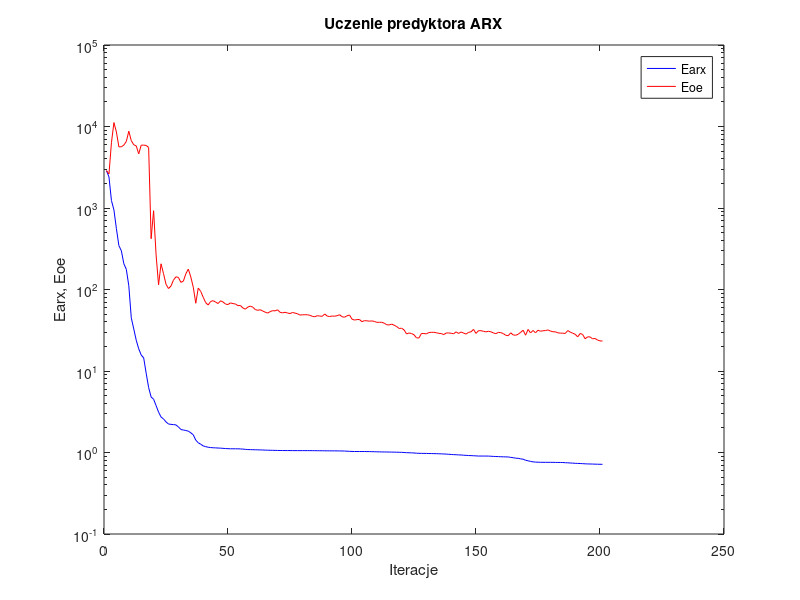
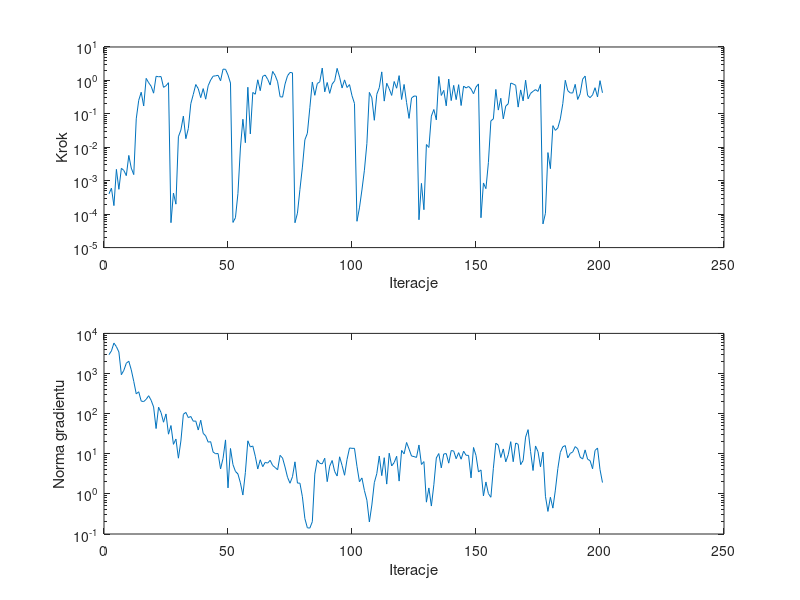

Here is the MATLAB script that generated these plots, in order:
%uczenie predyktora arx
clear all;
n=0; farx(n+1)=2.867168e+003; foe(n+1)=2.880601e+003; wspucz(n+1)=0.000000e+000; ng(n+1)=0.000000e+000;
%odnowa zmiennej metryki
n=1; farx(n+1)=2.409037e+003; foe(n+1)=2.614592e+003; krok(n+1)=4.050306e-004; ng(n+1)=2.950947e+003;
n=2; farx(n+1)=1.234142e+003; foe(n+1)=6.324578e+003; krok(n+1)=5.985093e-004; ng(n+1)=3.668685e+003;
n=3; farx(n+1)=9.481853e+002; foe(n+1)=1.117970e+004; krok(n+1)=1.802468e-004; ng(n+1)=5.740530e+003;
n=4; farx(n+1)=5.579463e+002; foe(n+1)=8.577008e+003; krok(n+1)=2.186130e-003; ng(n+1)=4.666005e+003;
n=5; farx(n+1)=3.453845e+002; foe(n+1)=5.623274e+003; krok(n+1)=5.534736e-004; ng(n+1)=3.435014e+003;
n=6; farx(n+1)=2.985006e+002; foe(n+1)=5.641937e+003; krok(n+1)=2.354171e-003; ng(n+1)=9.338887e+002;
n=7; farx(n+1)=2.071440e+002; foe(n+1)=5.917854e+003; krok(n+1)=2.027773e-003; ng(n+1)=1.201852e+003;
n=8; farx(n+1)=1.768765e+002; foe(n+1)=6.551214e+003; krok(n+1)=1.420511e-003; ng(n+1)=1.808584e+003;
n=9; farx(n+1)=1.112237e+002; foe(n+1)=8.761295e+003; krok(n+1)=5.711090e-003; ng(n+1)=2.023983e+003;
n=10; farx(n+1)=4.490548e+001; foe(n+1)=6.706038e+003; krok(n+1)=2.380740e-003; ng(n+1)=1.231523e+003;
n=11; farx(n+1)=3.281080e+001; foe(n+1)=5.967985e+003; krok(n+1)=1.524981e-003; ng(n+1)=6.358813e+002;
n=12; farx(n+1)=2.385794e+001; foe(n+1)=5.776310e+003; krok(n+1)=7.084462e-002; ng(n+1)=3.110831e+002;
n=13; farx(n+1)=1.871124e+001; foe(n+1)=4.616778e+003; krok(n+1)=2.542859e-001; ng(n+1)=3.508049e+002;
n=14; farx(n+1)=1.572785e+001; foe(n+1)=5.903480e+003; krok(n+1)=4.429363e-001; ng(n+1)=2.054136e+002;
n=15; farx(n+1)=1.446920e+001; foe(n+1)=5.905925e+003; krok(n+1)=1.717868e-001; ng(n+1)=1.996972e+002;
n=16; farx(n+1)=9.400771e+000; foe(n+1)=5.858343e+003; krok(n+1)=1.151610e+000; ng(n+1)=2.274063e+002;
n=17; farx(n+1)=6.254954e+000; foe(n+1)=5.525684e+003; krok(n+1)=8.551844e-001; ng(n+1)=2.796827e+002;
n=18; farx(n+1)=4.799273e+000; foe(n+1)=4.200844e+002; krok(n+1)=6.710813e-001; ng(n+1)=2.154808e+002;
n=19; farx(n+1)=4.503679e+000; foe(n+1)=9.265570e+002; krok(n+1)=4.158012e-001; ng(n+1)=1.469600e+002;
n=20; farx(n+1)=3.763944e+000; foe(n+1)=2.659057e+002; krok(n+1)=1.328755e+000; ng(n+1)=4.246939e+001;
n=21; farx(n+1)=3.127923e+000; foe(n+1)=1.141489e+002; krok(n+1)=1.287153e+000; ng(n+1)=1.448009e+002;
n=22; farx(n+1)=2.728235e+000; foe(n+1)=2.067591e+002; krok(n+1)=1.304490e+000; ng(n+1)=1.060555e+002;
n=23; farx(n+1)=2.578673e+000; foe(n+1)=1.565975e+002; krok(n+1)=6.212565e-001; ng(n+1)=6.111336e+001;
n=24; farx(n+1)=2.375944e+000; foe(n+1)=1.159607e+002; krok(n+1)=6.930078e-001; ng(n+1)=9.831573e+001;
n=25; farx(n+1)=2.236592e+000; foe(n+1)=1.027644e+002; krok(n+1)=8.536620e-001; ng(n+1)=3.073899e+001;
%odnowa zmiennej metryki
n=26; farx(n+1)=2.215443e+000; foe(n+1)=1.102794e+002; krok(n+1)=5.560902e-005; ng(n+1)=5.054737e+001;
n=27; farx(n+1)=2.198798e+000; foe(n+1)=1.301179e+002; krok(n+1)=4.283785e-004; ng(n+1)=1.716866e+001;
n=28; farx(n+1)=2.183224e+000; foe(n+1)=1.432029e+002; krok(n+1)=1.992091e-004; ng(n+1)=2.325697e+001;
n=29; farx(n+1)=2.061294e+000; foe(n+1)=1.407283e+002; krok(n+1)=2.067140e-002; ng(n+1)=7.750786e+000;
n=30; farx(n+1)=1.915065e+000; foe(n+1)=1.223904e+002; krok(n+1)=3.277333e-002; ng(n+1)=2.079957e+001;
n=31; farx(n+1)=1.887552e+000; foe(n+1)=1.266686e+002; krok(n+1)=8.569436e-002; ng(n+1)=9.622424e+001;
n=32; farx(n+1)=1.862841e+000; foe(n+1)=1.560877e+002; krok(n+1)=1.809047e-002; ng(n+1)=1.075104e+002;
n=33; farx(n+1)=1.827575e+000; foe(n+1)=1.780290e+002; krok(n+1)=3.633140e-002; ng(n+1)=7.957720e+001;
n=34; farx(n+1)=1.745048e+000; foe(n+1)=1.425512e+002; krok(n+1)=2.013997e-001; ng(n+1)=8.499689e+001;
n=35; farx(n+1)=1.646023e+000; foe(n+1)=1.066151e+002; krok(n+1)=3.805404e-001; ng(n+1)=6.467317e+001;
n=36; farx(n+1)=1.419939e+000; foe(n+1)=6.785504e+001; krok(n+1)=7.536472e-001; ng(n+1)=6.553707e+001;
n=37; farx(n+1)=1.317278e+000; foe(n+1)=1.040530e+002; krok(n+1)=5.683253e-001; ng(n+1)=3.907784e+001;
n=38; farx(n+1)=1.263316e+000; foe(n+1)=9.487648e+001; krok(n+1)=3.053565e-001; ng(n+1)=6.861207e+001;
n=39; farx(n+1)=1.205478e+000; foe(n+1)=8.035697e+001; krok(n+1)=5.692710e-001; ng(n+1)=3.227467e+001;
n=40; farx(n+1)=1.179835e+000; foe(n+1)=6.891625e+001; krok(n+1)=2.745822e-001; ng(n+1)=2.788293e+001;
n=41; farx(n+1)=1.160403e+000; foe(n+1)=6.461405e+001; krok(n+1)=6.930078e-001; ng(n+1)=1.947362e+001;
n=42; farx(n+1)=1.149948e+000; foe(n+1)=7.134588e+001; krok(n+1)=1.024434e+000; ng(n+1)=2.003186e+001;
n=43; farx(n+1)=1.143249e+000; foe(n+1)=7.292070e+001; krok(n+1)=1.336184e+000; ng(n+1)=1.103827e+001;
n=44; farx(n+1)=1.139688e+000; foe(n+1)=7.011313e+001; krok(n+1)=1.374295e+000; ng(n+1)=1.001098e+001;
n=45; farx(n+1)=1.135005e+000; foe(n+1)=6.731961e+001; krok(n+1)=1.420334e+000; ng(n+1)=1.014691e+001;
n=46; farx(n+1)=1.131099e+000; foe(n+1)=7.270529e+001; krok(n+1)=9.769152e-001; ng(n+1)=4.189558e+000;
n=47; farx(n+1)=1.124819e+000; foe(n+1)=7.030134e+001; krok(n+1)=2.171761e+000; ng(n+1)=7.673957e+000;
n=48; farx(n+1)=1.117937e+000; foe(n+1)=6.627478e+001; krok(n+1)=2.150960e+000; ng(n+1)=2.215265e+001;
n=49; farx(n+1)=1.114100e+000; foe(n+1)=6.538580e+001; krok(n+1)=1.447720e+000; ng(n+1)=1.410380e+000;
n=50; farx(n+1)=1.110929e+000; foe(n+1)=6.850130e+001; krok(n+1)=8.343808e-001; ng(n+1)=1.354215e+001;
%odnowa zmiennej metryki
n=51; farx(n+1)=1.110607e+000; foe(n+1)=6.714778e+001; krok(n+1)=5.658127e-005; ng(n+1)=5.367272e+000;
n=52; farx(n+1)=1.110492e+000; foe(n+1)=6.640995e+001; krok(n+1)=7.818173e-005; ng(n+1)=3.635777e+000;
n=53; farx(n+1)=1.109952e+000; foe(n+1)=6.334398e+001; krok(n+1)=4.108016e-004; ng(n+1)=3.141378e+000;
n=54; farx(n+1)=1.106642e+000; foe(n+1)=6.368691e+001; krok(n+1)=9.513276e-003; ng(n+1)=1.883622e+000;
n=55; farx(n+1)=1.101224e+000; foe(n+1)=5.932989e+001; krok(n+1)=6.900644e-002; ng(n+1)=9.361411e-001;
n=56; farx(n+1)=1.093131e+000; foe(n+1)=5.735796e+001; krok(n+1)=1.370811e-002; ng(n+1)=3.407434e+000;
n=57; farx(n+1)=1.086424e+000; foe(n+1)=6.089870e+001; krok(n+1)=6.252753e-001; ng(n+1)=2.103177e+001;
n=58; farx(n+1)=1.085104e+000; foe(n+1)=6.252551e+001; krok(n+1)=2.515521e-002; ng(n+1)=1.474732e+001;
n=59; farx(n+1)=1.082489e+000; foe(n+1)=6.072955e+001; krok(n+1)=4.366686e-001; ng(n+1)=1.563138e+001;
n=60; farx(n+1)=1.080594e+000; foe(n+1)=5.676663e+001; krok(n+1)=3.862514e-001; ng(n+1)=8.676274e+000;
n=61; farx(n+1)=1.077711e+000; foe(n+1)=5.554679e+001; krok(n+1)=1.044632e+000; ng(n+1)=4.174579e+000;
n=62; farx(n+1)=1.076129e+000; foe(n+1)=5.647683e+001; krok(n+1)=4.936156e-001; ng(n+1)=7.080546e+000;
n=63; farx(n+1)=1.073687e+000; foe(n+1)=5.443192e+001; krok(n+1)=1.322970e+000; ng(n+1)=4.770091e+000;
n=64; farx(n+1)=1.069220e+000; foe(n+1)=5.272850e+001; krok(n+1)=1.447720e+000; ng(n+1)=6.104634e+000;
n=65; farx(n+1)=1.067718e+000; foe(n+1)=5.133625e+001; krok(n+1)=1.078288e+000; ng(n+1)=5.855088e+000;
n=66; farx(n+1)=1.065038e+000; foe(n+1)=5.352278e+001; krok(n+1)=7.273018e-001; ng(n+1)=6.857953e+000;
n=67; farx(n+1)=1.063302e+000; foe(n+1)=5.503443e+001; krok(n+1)=1.856466e+000; ng(n+1)=5.113006e+000;
n=68; farx(n+1)=1.061547e+000; foe(n+1)=5.465677e+001; krok(n+1)=1.420334e+000; ng(n+1)=4.554145e+000;
n=69; farx(n+1)=1.059695e+000; foe(n+1)=5.633879e+001; krok(n+1)=9.145602e-001; ng(n+1)=3.992675e+000;
n=70; farx(n+1)=1.058428e+000; foe(n+1)=5.247704e+001; krok(n+1)=3.261226e-001; ng(n+1)=9.125838e+000;
n=71; farx(n+1)=1.057461e+000; foe(n+1)=5.171897e+001; krok(n+1)=3.167854e-001; ng(n+1)=7.825454e+000;
n=72; farx(n+1)=1.056978e+000; foe(n+1)=5.253747e+001; krok(n+1)=7.807902e-001; ng(n+1)=4.661812e+000;
n=73; farx(n+1)=1.056723e+000; foe(n+1)=5.152918e+001; krok(n+1)=1.377726e+000; ng(n+1)=2.594403e+000;
n=74; farx(n+1)=1.056351e+000; foe(n+1)=5.066204e+001; krok(n+1)=1.731795e+000; ng(n+1)=1.841503e+000;
n=75; farx(n+1)=1.055111e+000; foe(n+1)=5.221623e+001; krok(n+1)=1.685303e+000; ng(n+1)=2.681228e+000;
%odnowa zmiennej metryki
n=76; farx(n+1)=1.054896e+000; foe(n+1)=5.135987e+001; krok(n+1)=5.538211e-005; ng(n+1)=6.288652e+000;
n=77; farx(n+1)=1.054854e+000; foe(n+1)=5.044942e+001; krok(n+1)=1.070782e-004; ng(n+1)=1.859010e+000;
n=78; farx(n+1)=1.054688e+000; foe(n+1)=4.857707e+001; krok(n+1)=5.440190e-004; ng(n+1)=1.849815e+000;
n=79; farx(n+1)=1.054519e+000; foe(n+1)=4.895697e+001; krok(n+1)=2.559883e-003; ng(n+1)=8.476983e-001;
n=80; farx(n+1)=1.054439e+000; foe(n+1)=4.903329e+001; krok(n+1)=1.680437e-002; ng(n+1)=2.417271e-001;
n=81; farx(n+1)=1.054370e+000; foe(n+1)=4.899073e+001; krok(n+1)=2.617870e-002; ng(n+1)=1.427445e-001;
n=82; farx(n+1)=1.054126e+000; foe(n+1)=4.823271e+001; krok(n+1)=1.527341e-001; ng(n+1)=1.403478e-001;
n=83; farx(n+1)=1.053605e+000; foe(n+1)=4.684195e+001; krok(n+1)=8.957909e-001; ng(n+1)=2.028534e-001;
n=84; farx(n+1)=1.053104e+000; foe(n+1)=4.632081e+001; krok(n+1)=3.589369e-001; ng(n+1)=3.108308e+000;
n=85; farx(n+1)=1.052300e+000; foe(n+1)=4.768347e+001; krok(n+1)=8.055989e-001; ng(n+1)=7.015539e+000;
n=86; farx(n+1)=1.051639e+000; foe(n+1)=4.727727e+001; krok(n+1)=9.073805e-001; ng(n+1)=5.807625e+000;
n=87; farx(n+1)=1.050508e+000; foe(n+1)=4.685221e+001; krok(n+1)=2.341487e+000; ng(n+1)=5.597350e+000;
n=88; farx(n+1)=1.049587e+000; foe(n+1)=5.009362e+001; krok(n+1)=4.556164e-001; ng(n+1)=7.740703e+000;
n=89; farx(n+1)=1.048680e+000; foe(n+1)=4.718069e+001; krok(n+1)=8.674420e-001; ng(n+1)=2.016957e+000;
n=90; farx(n+1)=1.048316e+000; foe(n+1)=4.659096e+001; krok(n+1)=4.102061e-001; ng(n+1)=4.907935e+000;
n=91; farx(n+1)=1.047933e+000; foe(n+1)=4.730131e+001; krok(n+1)=7.773108e-001; ng(n+1)=6.794929e+000;
n=92; farx(n+1)=1.047404e+000; foe(n+1)=4.703549e+001; krok(n+1)=9.725754e-001; ng(n+1)=3.631268e+000;
n=93; farx(n+1)=1.046349e+000; foe(n+1)=4.773445e+001; krok(n+1)=2.292965e+000; ng(n+1)=2.786933e+000;
n=94; farx(n+1)=1.045425e+000; foe(n+1)=4.902794e+001; krok(n+1)=1.253615e+000; ng(n+1)=8.400693e+000;
n=95; farx(n+1)=1.044413e+000; foe(n+1)=4.631866e+001; krok(n+1)=5.931517e-001; ng(n+1)=5.124246e+000;
n=96; farx(n+1)=1.042057e+000; foe(n+1)=4.571330e+001; krok(n+1)=1.037862e+000; ng(n+1)=2.913094e+000;
n=97; farx(n+1)=1.037794e+000; foe(n+1)=4.757102e+001; krok(n+1)=6.144464e-001; ng(n+1)=7.244352e+000;
n=98; farx(n+1)=1.032860e+000; foe(n+1)=4.863431e+001; krok(n+1)=7.491049e-001; ng(n+1)=1.393373e+001;
n=99; farx(n+1)=1.030241e+000; foe(n+1)=4.326395e+001; krok(n+1)=3.485301e-001; ng(n+1)=1.365452e+001;
n=100; farx(n+1)=1.028641e+000; foe(n+1)=4.219233e+001; krok(n+1)=2.041642e-001; ng(n+1)=1.363287e+001;
%odnowa zmiennej metryki
n=101; farx(n+1)=1.028496e+000; foe(n+1)=4.273917e+001; krok(n+1)=6.123045e-005; ng(n+1)=4.866865e+000;
n=102; farx(n+1)=1.028428e+000; foe(n+1)=4.285509e+001; krok(n+1)=1.540600e-004; ng(n+1)=2.008739e+000;
n=103; farx(n+1)=1.028091e+000; foe(n+1)=4.028121e+001; krok(n+1)=5.292541e-004; ng(n+1)=2.494428e+000;
n=104; farx(n+1)=1.027755e+000; foe(n+1)=4.147493e+001; krok(n+1)=2.063028e-003; ng(n+1)=1.214238e+000;
n=105; farx(n+1)=1.027137e+000; foe(n+1)=4.128422e+001; krok(n+1)=1.303276e-002; ng(n+1)=6.969247e-001;
n=106; farx(n+1)=1.026170e+000; foe(n+1)=4.086728e+001; krok(n+1)=4.385923e-001; ng(n+1)=1.995809e-001;
n=107; farx(n+1)=1.024508e+000; foe(n+1)=4.119193e+001; krok(n+1)=3.020544e-001; ng(n+1)=5.281088e-001;
n=108; farx(n+1)=1.022748e+000; foe(n+1)=4.058879e+001; krok(n+1)=6.423218e-002; ng(n+1)=1.904893e+000;
n=109; farx(n+1)=1.019772e+000; foe(n+1)=3.954352e+001; krok(n+1)=3.852268e-001; ng(n+1)=3.210479e+000;
n=110; farx(n+1)=1.018693e+000; foe(n+1)=3.958979e+001; krok(n+1)=6.077026e-001; ng(n+1)=8.786821e+000;
n=111; farx(n+1)=1.016308e+000; foe(n+1)=3.966051e+001; krok(n+1)=1.800219e+000; ng(n+1)=2.851124e+000;
n=112; farx(n+1)=1.015807e+000; foe(n+1)=3.852688e+001; krok(n+1)=2.405442e-001; ng(n+1)=7.979032e+000;
n=113; farx(n+1)=1.014626e+000; foe(n+1)=3.699623e+001; krok(n+1)=8.231292e-001; ng(n+1)=1.754083e+000;
n=114; farx(n+1)=1.012771e+000; foe(n+1)=3.670710e+001; krok(n+1)=5.631821e-001; ng(n+1)=1.031787e+001;
n=115; farx(n+1)=1.011929e+000; foe(n+1)=3.761283e+001; krok(n+1)=3.556863e-001; ng(n+1)=4.967839e+000;
n=116; farx(n+1)=1.009778e+000; foe(n+1)=3.644757e+001; krok(n+1)=9.282331e-001; ng(n+1)=6.036978e+000;
n=117; farx(n+1)=1.008665e+000; foe(n+1)=3.509241e+001; krok(n+1)=5.842182e-001; ng(n+1)=8.663934e+000;
n=118; farx(n+1)=1.006655e+000; foe(n+1)=3.326433e+001; krok(n+1)=1.390988e+000; ng(n+1)=2.083261e+000;
n=119; farx(n+1)=1.004754e+000; foe(n+1)=3.352071e+001; krok(n+1)=2.688700e-001; ng(n+1)=1.210984e+001;
n=120; farx(n+1)=1.000226e+000; foe(n+1)=3.192292e+001; krok(n+1)=7.571876e-001; ng(n+1)=9.939723e+000;
n=121; farx(n+1)=9.948371e-001; foe(n+1)=2.850808e+001; krok(n+1)=2.186494e-001; ng(n+1)=1.910618e+001;
n=122; farx(n+1)=9.929030e-001; foe(n+1)=2.929677e+001; krok(n+1)=7.317146e-002; ng(n+1)=1.310378e+001;
n=123; farx(n+1)=9.903187e-001; foe(n+1)=2.884068e+001; krok(n+1)=2.969638e-001; ng(n+1)=8.772021e+000;
n=124; farx(n+1)=9.866142e-001; foe(n+1)=2.783951e+001; krok(n+1)=3.404866e-001; ng(n+1)=8.518098e+000;
n=125; farx(n+1)=9.801105e-001; foe(n+1)=2.551512e+001; krok(n+1)=3.388186e-001; ng(n+1)=8.093174e+000;
%odnowa zmiennej metryki
n=126; farx(n+1)=9.779640e-001; foe(n+1)=2.542319e+001; krok(n+1)=6.800958e-005; ng(n+1)=1.652939e+001;
n=127; farx(n+1)=9.754586e-001; foe(n+1)=2.887726e+001; krok(n+1)=8.336543e-004; ng(n+1)=5.406509e+000;
n=128; farx(n+1)=9.748960e-001; foe(n+1)=2.882216e+001; krok(n+1)=1.360048e-004; ng(n+1)=6.380840e+000;
n=129; farx(n+1)=9.742887e-001; foe(n+1)=2.856818e+001; krok(n+1)=1.210728e-002; ng(n+1)=6.217666e-001;
n=130; farx(n+1)=9.721446e-001; foe(n+1)=2.964661e+001; krok(n+1)=9.879138e-003; ng(n+1)=1.406804e+000;
n=131; farx(n+1)=9.709296e-001; foe(n+1)=2.981534e+001; krok(n+1)=8.571529e-002; ng(n+1)=4.972948e-001;
n=132; farx(n+1)=9.687380e-001; foe(n+1)=2.984730e+001; krok(n+1)=1.350958e-001; ng(n+1)=1.688456e+000;
n=133; farx(n+1)=9.680611e-001; foe(n+1)=2.946227e+001; krok(n+1)=6.601690e-002; ng(n+1)=7.862064e+000;
n=134; farx(n+1)=9.648445e-001; foe(n+1)=2.894506e+001; krok(n+1)=1.310660e+000; ng(n+1)=1.012635e+001;
n=135; farx(n+1)=9.622875e-001; foe(n+1)=2.881104e+001; krok(n+1)=3.550835e-001; ng(n+1)=4.452251e+000;
n=136; farx(n+1)=9.595100e-001; foe(n+1)=2.795816e+001; krok(n+1)=5.045340e-001; ng(n+1)=9.867570e+000;
n=137; farx(n+1)=9.563473e-001; foe(n+1)=2.929347e+001; krok(n+1)=1.738735e-001; ng(n+1)=1.011376e+001;
n=138; farx(n+1)=9.506133e-001; foe(n+1)=2.930274e+001; krok(n+1)=1.098329e+000; ng(n+1)=5.830690e+000;
n=139; farx(n+1)=9.465603e-001; foe(n+1)=2.902668e+001; krok(n+1)=2.490283e-001; ng(n+1)=1.201052e+001;
n=140; farx(n+1)=9.416795e-001; foe(n+1)=2.864480e+001; krok(n+1)=7.113726e-001; ng(n+1)=1.174421e+001;
n=141; farx(n+1)=9.388658e-001; foe(n+1)=3.024851e+001; krok(n+1)=2.663672e-001; ng(n+1)=7.523252e+000;
n=142; farx(n+1)=9.344074e-001; foe(n+1)=2.887884e+001; krok(n+1)=7.461831e-001; ng(n+1)=1.065484e+001;
n=143; farx(n+1)=9.324642e-001; foe(n+1)=3.014314e+001; krok(n+1)=1.775417e-001; ng(n+1)=7.312811e+000;
n=144; farx(n+1)=9.261342e-001; foe(n+1)=2.918381e+001; krok(n+1)=6.761661e-001; ng(n+1)=1.158522e+001;
n=145; farx(n+1)=9.226426e-001; foe(n+1)=2.841037e+001; krok(n+1)=5.945315e-001; ng(n+1)=9.161685e+000;
n=146; farx(n+1)=9.181357e-001; foe(n+1)=2.980301e+001; krok(n+1)=6.614848e-001; ng(n+1)=9.109103e+000;
n=147; farx(n+1)=9.157779e-001; foe(n+1)=3.027432e+001; krok(n+1)=5.571345e-001; ng(n+1)=2.506480e+000;
n=148; farx(n+1)=9.124351e-001; foe(n+1)=3.241531e+001; krok(n+1)=3.985391e-001; ng(n+1)=1.433330e+001;
n=149; farx(n+1)=9.088872e-001; foe(n+1)=2.892491e+001; krok(n+1)=6.335709e-001; ng(n+1)=9.068375e+000;
n=150; farx(n+1)=9.047994e-001; foe(n+1)=3.123352e+001; krok(n+1)=7.847380e-001; ng(n+1)=3.526776e+000;
%odnowa zmiennej metryki
n=151; farx(n+1)=9.046862e-001; foe(n+1)=3.124596e+001; krok(n+1)=7.813213e-005; ng(n+1)=3.951125e+000;
n=152; farx(n+1)=9.046196e-001; foe(n+1)=3.071421e+001; krok(n+1)=8.567570e-004; ng(n+1)=8.891293e-001;
n=153; farx(n+1)=9.043815e-001; foe(n+1)=3.018422e+001; krok(n+1)=5.792497e-004; ng(n+1)=1.980423e+000;
n=154; farx(n+1)=9.040279e-001; foe(n+1)=3.072102e+001; krok(n+1)=3.499183e-003; ng(n+1)=1.016522e+000;
n=155; farx(n+1)=8.999065e-001; foe(n+1)=3.028967e+001; krok(n+1)=6.193139e-002; ng(n+1)=8.237598e-001;
n=156; farx(n+1)=8.958086e-001; foe(n+1)=2.935544e+001; krok(n+1)=7.045190e-002; ng(n+1)=4.332886e+000;
n=157; farx(n+1)=8.931538e-001; foe(n+1)=2.871074e+001; krok(n+1)=5.377399e-001; ng(n+1)=1.832502e+001;
n=158; farx(n+1)=8.907940e-001; foe(n+1)=2.977592e+001; krok(n+1)=1.295863e-001; ng(n+1)=1.637977e+001;
n=159; farx(n+1)=8.872422e-001; foe(n+1)=2.958438e+001; krok(n+1)=2.930544e-001; ng(n+1)=8.047920e+000;
n=160; farx(n+1)=8.853620e-001; foe(n+1)=2.878322e+001; krok(n+1)=7.084462e-002; ng(n+1)=1.318046e+001;
n=161; farx(n+1)=8.838442e-001; foe(n+1)=2.744625e+001; krok(n+1)=1.713887e-001; ng(n+1)=6.292186e+000;
n=162; farx(n+1)=8.812595e-001; foe(n+1)=2.712235e+001; krok(n+1)=2.001704e-001; ng(n+1)=9.467581e+000;
n=163; farx(n+1)=8.716354e-001; foe(n+1)=2.941525e+001; krok(n+1)=8.340965e-001; ng(n+1)=2.002743e+001;
n=164; farx(n+1)=8.634249e-001; foe(n+1)=2.769483e+001; krok(n+1)=7.848019e-001; ng(n+1)=6.332653e+000;
n=165; farx(n+1)=8.518365e-001; foe(n+1)=2.745608e+001; krok(n+1)=7.113726e-001; ng(n+1)=1.850388e+001;
n=166; farx(n+1)=8.485792e-001; foe(n+1)=2.825331e+001; krok(n+1)=1.591991e-001; ng(n+1)=1.722729e+001;
n=167; farx(n+1)=8.358920e-001; foe(n+1)=2.977914e+001; krok(n+1)=5.203615e-001; ng(n+1)=5.352453e+000;
n=168; farx(n+1)=8.275405e-001; foe(n+1)=3.167433e+001; krok(n+1)=2.442288e-001; ng(n+1)=6.800671e+000;
n=169; farx(n+1)=8.030873e-001; foe(n+1)=2.751468e+001; krok(n+1)=1.015323e+000; ng(n+1)=2.602748e+001;
n=170; farx(n+1)=7.913337e-001; foe(n+1)=3.238716e+001; krok(n+1)=2.818076e-001; ng(n+1)=3.991751e+001;
n=171; farx(n+1)=7.775460e-001; foe(n+1)=2.934166e+001; krok(n+1)=4.089939e-001; ng(n+1)=1.137821e+001;
n=172; farx(n+1)=7.679477e-001; foe(n+1)=3.141946e+001; krok(n+1)=4.714530e-001; ng(n+1)=3.820817e+000;
n=173; farx(n+1)=7.623851e-001; foe(n+1)=2.940526e+001; krok(n+1)=5.312625e-001; ng(n+1)=1.563886e+001;
n=174; farx(n+1)=7.604427e-001; foe(n+1)=3.164406e+001; krok(n+1)=4.686024e-001; ng(n+1)=1.125213e+001;
n=175; farx(n+1)=7.583534e-001; foe(n+1)=3.078055e+001; krok(n+1)=7.610808e-001; ng(n+1)=4.723197e+000;
%odnowa zmiennej metryki
n=176; farx(n+1)=7.578134e-001; foe(n+1)=3.117492e+001; krok(n+1)=5.113027e-005; ng(n+1)=1.100335e+001;
n=177; farx(n+1)=7.578012e-001; foe(n+1)=3.135367e+001; krok(n+1)=1.059505e-004; ng(n+1)=8.715899e-001;
n=178; farx(n+1)=7.576855e-001; foe(n+1)=3.192904e+001; krok(n+1)=6.947618e-003; ng(n+1)=3.655114e-001;
n=179; farx(n+1)=7.575375e-001; foe(n+1)=3.096702e+001; krok(n+1)=2.293768e-003; ng(n+1)=8.248931e-001;
n=180; farx(n+1)=7.568186e-001; foe(n+1)=3.029788e+001; krok(n+1)=4.438543e-002; ng(n+1)=4.413099e-001;
n=181; farx(n+1)=7.559658e-001; foe(n+1)=3.027988e+001; krok(n+1)=3.207144e-002; ng(n+1)=1.242457e+000;
n=182; farx(n+1)=7.551444e-001; foe(n+1)=2.941512e+001; krok(n+1)=3.789541e-002; ng(n+1)=4.284434e+000;
n=183; farx(n+1)=7.545759e-001; foe(n+1)=2.916007e+001; krok(n+1)=7.071636e-002; ng(n+1)=1.082074e+001;
n=184; farx(n+1)=7.537516e-001; foe(n+1)=2.912045e+001; krok(n+1)=2.023747e-001; ng(n+1)=1.492430e+001;
n=185; farx(n+1)=7.495615e-001; foe(n+1)=2.889063e+001; krok(n+1)=1.009068e+000; ng(n+1)=1.597241e+001;
n=186; farx(n+1)=7.476684e-001; foe(n+1)=3.135659e+001; krok(n+1)=4.951781e-001; ng(n+1)=7.890955e+000;
n=187; farx(n+1)=7.433327e-001; foe(n+1)=3.000441e+001; krok(n+1)=4.228884e-001; ng(n+1)=1.020573e+001;
n=188; farx(n+1)=7.408595e-001; foe(n+1)=2.910174e+001; krok(n+1)=4.208968e-001; ng(n+1)=1.109781e+001;
n=189; farx(n+1)=7.364524e-001; foe(n+1)=2.822114e+001; krok(n+1)=7.631010e-001; ng(n+1)=1.508634e+001;
n=190; farx(n+1)=7.350585e-001; foe(n+1)=2.621097e+001; krok(n+1)=2.694718e-001; ng(n+1)=1.329594e+001;
n=191; farx(n+1)=7.323815e-001; foe(n+1)=2.887707e+001; krok(n+1)=4.004429e-001; ng(n+1)=8.246979e+000;
n=192; farx(n+1)=7.300214e-001; foe(n+1)=2.807494e+001; krok(n+1)=1.090364e+000; ng(n+1)=7.382359e+000;
n=193; farx(n+1)=7.263266e-001; foe(n+1)=2.485804e+001; krok(n+1)=1.352447e+000; ng(n+1)=1.248454e+001;
n=194; farx(n+1)=7.241439e-001; foe(n+1)=2.626645e+001; krok(n+1)=3.556863e-001; ng(n+1)=7.308199e+000;
n=195; farx(n+1)=7.229406e-001; foe(n+1)=2.618371e+001; krok(n+1)=3.050693e-001; ng(n+1)=6.736009e+000;
n=196; farx(n+1)=7.216618e-001; foe(n+1)=2.484968e+001; krok(n+1)=3.693268e-001; ng(n+1)=4.230276e+000;
n=197; farx(n+1)=7.195438e-001; foe(n+1)=2.506183e+001; krok(n+1)=6.046342e-001; ng(n+1)=1.207969e+001;
n=198; farx(n+1)=7.183073e-001; foe(n+1)=2.399485e+001; krok(n+1)=3.200292e-001; ng(n+1)=1.391608e+001;
n=199; farx(n+1)=7.168883e-001; foe(n+1)=2.339237e+001; krok(n+1)=9.830700e-001; ng(n+1)=4.053332e+000;
n=200; farx(n+1)=7.165008e-001; foe(n+1)=2.333418e+001; krok(n+1)=4.268310e-001; ng(n+1)=1.916513e+000;

figure; semilogy(farx,'b'); hold on; semilogy(foe,'r'); xlabel('Iteracje'); ylabel('Earx, Eoe'); legend('Earx','Eoe'); title('Uczenie predyktora ARX');
figure; subplot(2,1,1); semilogy(krok); xlabel('Iteracje'); ylabel('Krok');
subplot(2,1,2); semilogy(ng); xlabel('Iteracje'); ylabel('Norma gradientu');
Earx=farx(n+1)
Eoe=foe(n+1)
